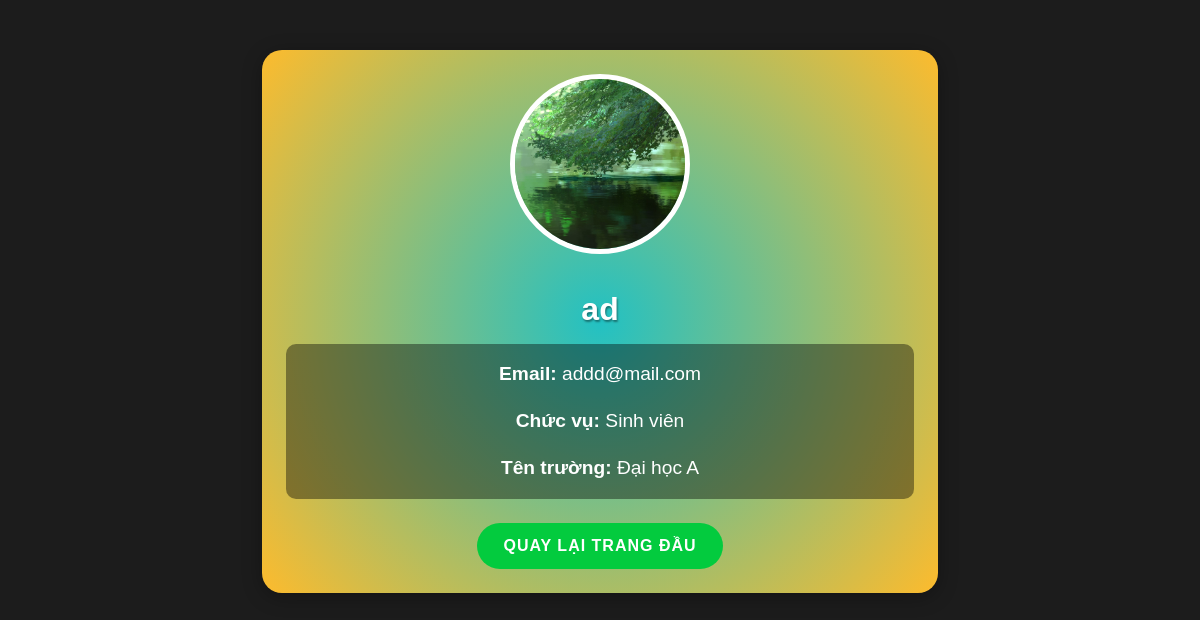
The app's page /viewprofile.php?id=10 with its own data.
### tables this page shows
CREATE TABLE `users` (
  `id` int(11) NOT NULL,
  `username` varchar(50) NOT NULL,
  `password` varchar(255) DEFAULT NULL,
  `email` varchar(100) NOT NULL,
  `role` enum('teacher','student') DEFAULT NULL,
  `school_id` int(11) DEFAULT NULL,
  `full_name` varchar(100) DEFAULT NULL,
  `created_at` timestamp NOT NULL DEFAULT current_timestamp(),
  `image` varchar(255) DEFAULT NULL
);

CREATE TABLE `schools` (
  `id` int(11) NOT NULL,
  `school_name` varchar(255) NOT NULL
);

### viewprofile.php (the view, shortened to what this page needs)
<?php
include('db.php');
if (isset($_GET['id']) && is_numeric($_GET['id'])) {
    $user_id = $_GET['id'];
    $query = $conn->prepare("SELECT full_name, email, image, role, school_id FROM users WHERE id = ?");
    $query->bind_param("i", $user_id);
    $query->execute();
    $result = $query->get_result();
    if ($result->num_rows > 0) {
        $user = $result->fetch_assoc();
    } else {
        echo "Người dùng không tồn tại.";
        exit;
    }
} else {
    echo "ID người dùng không hợp lệ.";
    exit;
}
$role_name = '';
if ($user['role'] === 'student') {
    $role_name = 'Sinh viên';
} elseif ($user['role'] === 'teacher') {
    $role_name = 'Giáo viên';
} else {
    $role_name = 'Không xác định';
}
$school_name = 'Không xác định';
if (!empty($user['school_id'])) {
    $school_query = $conn->prepare("SELECT school_name FROM schools WHERE id = ?");
    $school_query->bind_param("i", $user['school_id']);
    $school_query->execute();
    $school_result = $school_query->get_result();
    if ($school_result->num_rows > 0) {
        $school_row = $school_result->fetch_assoc();
        $school_name = $school_row['school_name'];
    }
}
?>
<!DOCTYPE html>
<html lang="vi">
<head>
    <link rel="stylesheet" href="https://cdn.jsdelivr.net/npm/bootstrap@5.3.0/dist/css/bootstrap.min.css">
</head>
<body>
<div class="container">
    <div class="profile-card mt-5 p-4">
        <?php if (!empty($user['image'])): ?>
            <img src="<?= htmlspecialchars($user['image']) ?>" alt="Profile Image" class="profile-image">
        <?php else: ?>
            <img src="default-avatar.png" alt="Profile Image" class="profile-image">
        <?php endif; ?>
        <h2 class="card-title mt-3"><?= htmlspecialchars($user['full_name']) ?></h2>
        <div class="profile-info mt-3">
            <p class="card-text"><strong>Email:</strong> <?= htmlspecialchars($user['email']) ?></p>
            <p class="card-text"><strong>Chức vụ:</strong> <?= htmlspecialchars($role_name) ?></p>
            <p class="card-text"><strong>Tên trường:</strong> <?= htmlspecialchars($school_name) ?></p>
        </div>
                    <a href="/index.php" class="btn btn-custom2 mt-4">Quay lại trang đầu</a>
    </div>
</div>
</body>
</html>

### viewprofile.php (style rules this page uses)
body { background-color: #1c1c1c; color: #f8f9fa; font-family: 'Arial', sans-serif; }
.container { max-width: 700px; margin-top: 50px; }
.profile-card { background: radial-gradient(circle, rgba(34,193,195,1) 0%, rgba(253,187,45,1) 100%); border: none; border-radius: 20px; color: white; padding: 30px; box-shadow: 0 4px 20px rgba(0, 0, 0, 0.3); text-align: center; }
.profile-image { width: 180px; height: 180px; border-radius: 50%; object-fit: cover; margin-bottom: 20px; transition: transform 0.3s ease; border: 5px solid #ffffff; }
.card-title { font-size: 2em; font-weight: bold; text-shadow: 1px 2px 2px rgba(0, 0, 0, 0.4); }
.card-text { font-size: 1.2em; line-height: 1.6; }
.btn-custom2 { background-color: #03cb3e; color: white; border-radius: 50px; padding: 10px 25px; font-weight: bold; text-transform: uppercase; letter-spacing: 1px; transition: background 0.3s ease, transform 0.3s ease; }
.profile-info { padding: 15px; background-color: rgba(0, 0, 0, 0.4); border-radius: 10px; margin-top: 20px; }

### records on screen
users: image (picture), full_name "ad", email "addd@mail.com", role "Sinh viên"
schools: school_name "Đại học A"
